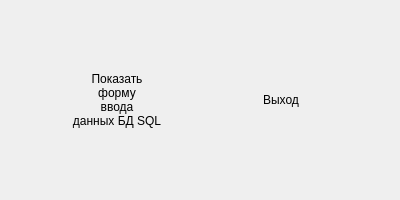
<?xml version="1.0" encoding="UTF-8"?>
<ui version="4.0">
 <class>MainWindow</class>
 <widget class="QMainWindow" name="MainWindow">
  <property name="geometry">
   <rect>
    <x>0</x>
    <y>0</y>
    <width>400</width>
    <height>200</height>
   </rect>
  </property>
  <property name="sizePolicy">
   <sizepolicy hsizetype="Fixed" vsizetype="Fixed">
    <horstretch>0</horstretch>
    <verstretch>0</verstretch>
   </sizepolicy>
  </property>
  <property name="minimumSize">
   <size>
    <width>400</width>
    <height>200</height>
   </size>
  </property>
  <property name="maximumSize">
   <size>
    <width>400</width>
    <height>200</height>
   </size>
  </property>
  <property name="focusPolicy">
   <enum>Qt::NoFocus</enum>
  </property>
  <property name="contextMenuPolicy">
   <enum>Qt::NoContextMenu</enum>
  </property>
  <property name="windowTitle">
   <string>Start Window</string>
  </property>
  <property name="iconSize">
   <size>
    <width>24</width>
    <height>24</height>
   </size>
  </property>
  <property name="toolButtonStyle">
   <enum>Qt::ToolButtonIconOnly</enum>
  </property>
  <property name="unifiedTitleAndToolBarOnMac">
   <bool>false</bool>
  </property>
  <widget class="QWidget" name="centralwidget">
   <layout class="QGridLayout" name="gridLayout">
    <item row="0" column="0">
     <widget class="QPushButton" name="pb_login_sql">
      <property name="sizePolicy">
       <sizepolicy hsizetype="Fixed" vsizetype="Fixed">
        <horstretch>0</horstretch>
        <verstretch>0</verstretch>
       </sizepolicy>
      </property>
      <property name="minimumSize">
       <size>
        <width>100</width>
        <height>100</height>
       </size>
      </property>
      <property name="maximumSize">
       <size>
        <width>100</width>
        <height>100</height>
       </size>
      </property>
      <property name="autoFillBackground">
       <bool>true</bool>
      </property>
      <property name="text">
       <string>Показать
форму
ввода
данных БД SQL</string>
      </property>
      <property name="iconSize">
       <size>
        <width>16</width>
        <height>16</height>
       </size>
      </property>
      <property name="autoDefault">
       <bool>false</bool>
      </property>
      <property name="default">
       <bool>false</bool>
      </property>
      <property name="flat">
       <bool>true</bool>
      </property>
     </widget>
    </item>
    <item row="0" column="1">
     <widget class="QPushButton" name="pb_exit">
      <property name="sizePolicy">
       <sizepolicy hsizetype="Fixed" vsizetype="Fixed">
        <horstretch>0</horstretch>
        <verstretch>0</verstretch>
       </sizepolicy>
      </property>
      <property name="minimumSize">
       <size>
        <width>100</width>
        <height>100</height>
       </size>
      </property>
      <property name="maximumSize">
       <size>
        <width>100</width>
        <height>100</height>
       </size>
      </property>
      <property name="autoFillBackground">
       <bool>true</bool>
      </property>
      <property name="text">
       <string>Выход</string>
      </property>
      <property name="autoDefault">
       <bool>false</bool>
      </property>
      <property name="default">
       <bool>false</bool>
      </property>
      <property name="flat">
       <bool>true</bool>
      </property>
     </widget>
    </item>
   </layout>
  </widget>
 </widget>
 <resources/>
 <connections/>
</ui>
